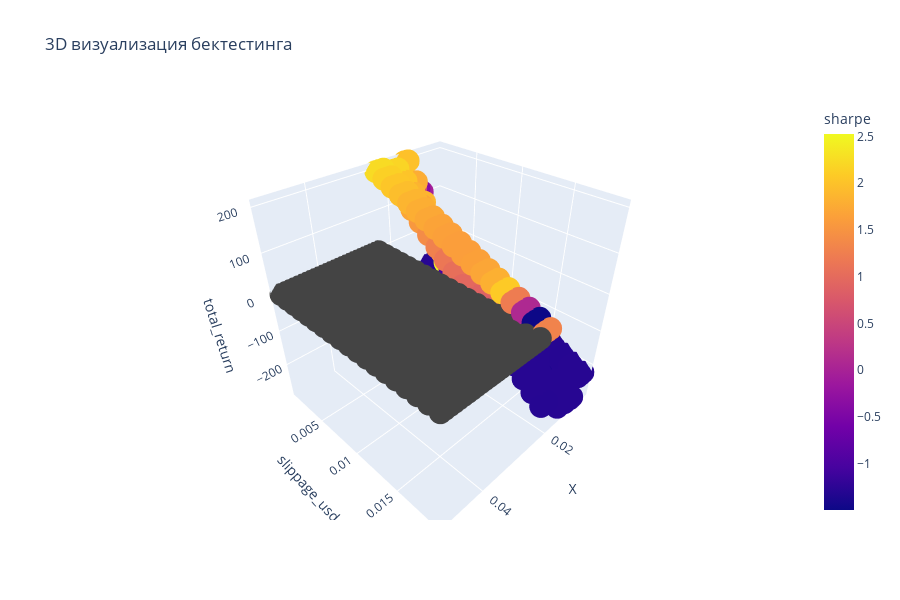

Notebook code for this chart:
### Code cell
fig_3d = px.scatter_3d(
    results_df,
    x="X",
    y="slippage_usd",
    z="total_return",
    color="sharpe",
    title="3D визуализация бектестинга",
    height=600,
    hover_data=['drawdown']
)

fig_3d.show()

### Figure 1 — Plotly figure (JSON) as saved in the notebook; plotly's stock layout.template omitted (floating-point values rounded to 4 significant figures; data arrays with more than 128 entries replaced by an {"elided": "..."} marker saying what was removed)
{"data": [{"customdata": {"elided": "874x1 float values"}, "hovertemplate": "X=%{x}<br>slippage_usd=%{y}<br>total_return=%{z}<br>drawdown=%{customdata[0]}<br>sharpe=%{marker.color}<extra></extra>", "legendgroup": "", "marker": {"color": {"elided": "874 float values"}, "coloraxis": "coloraxis", "symbol": "circle"}, "mode": "markers", "name": "", "scene": "scene", "showlegend": false, "type": "scatter3d", "x": {"elided": "874 float values"}, "y": {"elided": "874 float values"}, "z": {"elided": "874 float values"}}], "layout": {"coloraxis": {"colorbar": {"title": {"text": "sharpe"}}, "colorscale": [[0, "#0d0887"], [0.1111, "#46039f"], [0.2222, "#7201a8"], [0.3333, "#9c179e"], [0.4444, "#bd3786"], [0.5556, "#d8576b"], [0.6667, "#ed7953"], [0.7778, "#fb9f3a"], [0.8889, "#fdca26"], [1, "#f0f921"]]}, "height": 600, "legend": {"tracegroupgap": 0}, "scene": {"domain": {"x": [0, 1], "y": [0, 1]}, "xaxis": {"title": {"text": "X"}}, "yaxis": {"title": {"text": "slippage_usd"}}, "zaxis": {"title": {"text": "total_return"}}}, "title": {"text": "3D визуализация бектестинга"}}}
